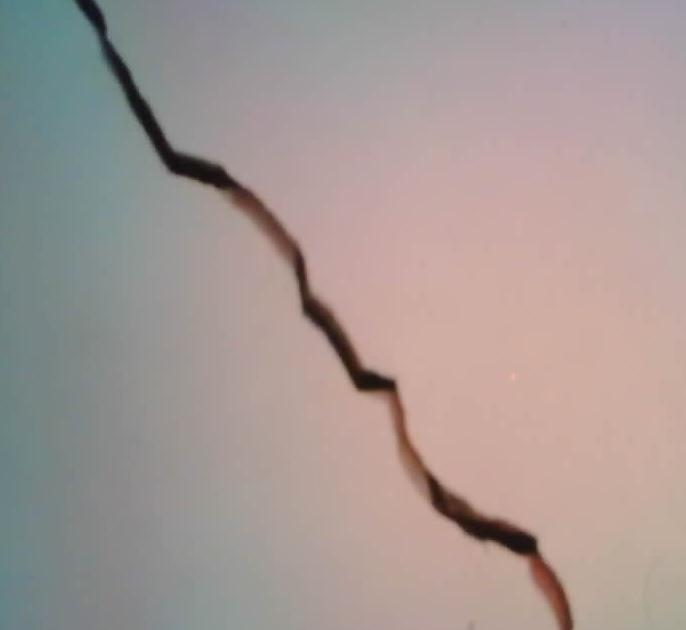
#> input picture sample/1.jpg, 686 x 630 px
$ python -i crack_detection.py   (imports and definitions only)
#> lines starting #> are read from the running program, lines starting #| are printed output that depends on the picture; after the words box and inside, x2 and y2 are one past the last pixel; in counts of white or black regions, pixels touching at a corner belong together
### App/server/canny.py
import numpy as np
import matplotlib.pyplot as plt
from scipy.ndimage import convolve, gaussian_filter
from skimage import io, color
from skimage.measure import label, regionprops


def normalize(img):
    """Normalize the image to range [0, 1]."""
    return (img - img.min()) / (img.max() - img.min())

def sobel_filter(img, direction):
    """Apply Sobel filter in the given direction ('x' or 'y')."""
    Gx = np.array([[-1, 0, 1], [-2, 0, 2], [-1, 0, 1]], dtype=np.float32)
    Gy = np.array([[1, 2, 1], [0, 0, 0], [-1, -2, -1]], dtype=np.float32)
    kernel = Gx if direction == 'x' else Gy

    if img.ndim == 3:  # If the image has 3 channels (e.g., RGB), process each separately
        filtered = np.zeros_like(img, dtype=np.float32)
        for i in range(img.shape[2]):
            filtered[..., i] = convolve(img[..., i], kernel)
        return filtered
    else:  # For grayscale images
        return convolve(img, kernel)

def non_maximum_suppression(magnitude, gradient):
    """Perform non-maximum suppression."""
    M, N = magnitude.shape
    nms = np.zeros((M, N), dtype=np.float32)
    angle = gradient * 180.0 / np.pi  # Convert to degrees
    angle[angle < 0] += 180

    for i in range(1, M - 1):
        for j in range(1, N - 1):
            try:
                q = 255
                r = 255

                # Angle 0
                if (0 <= angle[i, j] < 22.5) or (157.5 <= angle[i, j] <= 180):
                    q = magnitude[i, j + 1]
                    r = magnitude[i, j - 1]
                # Angle 45
                elif 22.5 <= angle[i, j] < 67.5:
                    q = magnitude[i + 1, j - 1]
                    r = magnitude[i - 1, j + 1]
                # Angle 90
                elif 67.5 <= angle[i, j] < 112.5:
                    q = magnitude[i + 1, j]
                    r = magnitude[i - 1, j]
                # Angle 135
                elif 112.5 <= angle[i, j] < 157.5:
                    q = magnitude[i - 1, j - 1]
                    r = magnitude[i + 1, j + 1]

                if magnitude[i, j] >= q and magnitude[i, j] >= r:
                    nms[i, j] = magnitude[i, j]
                else:
                    nms[i, j] = 0

            except IndexError as e:
                pass
    return nms


def edge_detection(img):

    if img.ndim == 3:  # If RGB, convert to grayscale
        img = color.rgb2gray(img)
    img = normalize(img)

    # Apply Gaussian smoothing
    img_smoothed = gaussian_filter(img, sigma=1)

    # Compute Sobel gradients
    Gx = sobel_filter(img_smoothed, 'x')
    Gy = sobel_filter(img_smoothed, 'y')

    # Compute gradient magnitude and direction
    magnitude = np.sqrt(Gx**2 + Gy**2)
    magnitude = normalize(magnitude)  # Normalize the gradient magnitude
    gradient = np.arctan2(Gy, Gx)

    # Apply Non-Maximum Suppression
    nms = non_maximum_suppression(magnitude, gradient)

    # Apply thresholding
    threshold = 0.2  # Adjust as needed
    edges = np.zeros_like(nms)
    edges[nms >= threshold] = 1

    # Find connected components to identify potential crack regions
    labeled_edges = label(edges)
    regions = regionprops(labeled_edges)

    crack_edges = np.zeros_like(edges)

    for region in regions:
        # For cracks, we expect the edges to be narrow, elongated, and relatively close together.
        if region.area > 50:  # Ignore small isolated edges
            if region.eccentricity > 0.8:  # Cracks tend to have higher eccentricity (elongated shape)
                crack_edges[labeled_edges == region.label] = 1

    return crack_edges

### App/server/crack_detection.py
import cv2
import numpy as np
import random
from skimage.morphology import skeletonize
import requests  # Import requests for HTTP operations

from canny import edge_detection


def crack_detection(img):
    # Convert the image to grayscale
    gray_image = cv2.cvtColor(img, cv2.COLOR_BGR2GRAY)

    # Apply a blur to the grayscale image
    blurred_img = cv2.GaussianBlur(gray_image, (3, 3), 0)

    # Thresholding to get a binary image (inverse binary to highlight cracks)
    _, binary_img = cv2.threshold(blurred_img, 127, 255, cv2.THRESH_BINARY_INV)

    # Skeletonize the inverted binary image to get a thin representation of the cracks
    skeleton = skeletonize(binary_img // 255).astype(np.uint8) * 255  # Convert boolean to uint8 for OpenCV

    # Detect edges using a custom edge detection function (replace `edge_detection` with your implementation)
    edges = edge_detection(img)

    # Create a list of edge points for distance calculation
    edge_points = np.column_stack(np.where(edges > 0))

    if len(edge_points) == 0:
        return img, []  # If no edges are detected, return the original image and an empty list

    # Get the coordinates of the skeleton points
    skeleton_points = np.column_stack(np.where(skeleton > 0))

    if len(skeleton_points) == 0:
        return img, []  # If no skeleton points are detected, return original image and an empty list

    # Filter skeleton points to keep only those within a 30-pixel range of the edges
    filtered_skeleton_points = []
    threshold_distance = 10

    for sp in skeleton_points:
        distances = np.sqrt(np.sum((edge_points - sp) ** 2, axis=1))
        if np.any(distances <= threshold_distance):
            filtered_skeleton_points.append(sp)

    filtered_skeleton_points = np.array(filtered_skeleton_points)

    # If no skeleton points remain after filtering, return the original image
    if len(filtered_skeleton_points) == 0:
        return img, []

    # Set the number of perpendicular lines to visualize
    num_perpendicular_lines = 20
    perpendicular_distances = []  # To store the distances of intersections

    # Draw detected edges in red color on the original image
    img_with_edges = img.copy()
    img_with_edges[edges > 0] = [0, 0, 255]  # Red color for edges

    # Iterate to add perpendicular lines
    for _ in range(num_perpendicular_lines):
        # Randomly select a point on the filtered skeleton
        random_point = filtered_skeleton_points[random.randint(0, len(filtered_skeleton_points) - 1)]

        # Get the neighbors for directional vector (choosing nearby points)
        index = np.where((filtered_skeleton_points[:, 0] == random_point[0]) & (filtered_skeleton_points[:, 1] == random_point[1]))[0][0]
        prev_point = filtered_skeleton_points[index - 1] if index > 0 else random_point
        next_point = filtered_skeleton_points[index + 1] if index < len(filtered_skeleton_points) - 1 else random_point

        # Calculate the direction vector and perpendicular vector
        direction_vector = (next_point[0] - prev_point[0], next_point[1] - prev_point[1])
        perpendicular_vector = (-direction_vector[1], direction_vector[0])

        # Normalize the perpendicular vector
        length = np.sqrt(perpendicular_vector[0] ** 2 + perpendicular_vector[1] ** 2)
        if length == 0:  # Avoid division by zero
            continue
        perpendicular_vector = (perpendicular_vector[0] / length, perpendicular_vector[1] / length)

        # Define the length of the perpendicular line
        perpendicular_length = 30

        # Calculate the start and end points of the perpendicular line
        start_perpendicular = (int(random_point[0] - perpendicular_length * perpendicular_vector[0]),
                               int(random_point[1] - perpendicular_length * perpendicular_vector[1]))

        end_perpendicular = (int(random_point[0] + perpendicular_length * perpendicular_vector[0]),
                             int(random_point[1] + perpendicular_length * perpendicular_vector[1]))

        # Draw the perpendicular line on the image with edges
        cv2.line(img_with_edges, (start_perpendicular[1], start_perpendicular[0]),
                 (end_perpendicular[1], end_perpendicular[0]), (0, 255, 0), 2)

        # Detect intersections of the perpendicular line with edges
        intersections = []
        rr, cc = np.linspace(start_perpendicular[0], end_perpendicular[0], num=100).astype(int), \
                 np.linspace(start_perpendicular[1], end_perpendicular[1], num=100).astype(int)

        for r, c in zip(rr, cc):
            if 0 <= r < edges.shape[0] and 0 <= c < edges.shape[1]:
                if edges[r, c] > 0:  # Check if the pixel is part of the edge
                    intersections.append((r, c))

        # If there are intersections, plot them and calculate distance
        if len(intersections) >= 2:
            first_intersection = intersections[0]
            last_intersection = intersections[-1]

            # Plot intersection points
            cv2.circle(img_with_edges, (first_intersection[1], first_intersection[0]), 3, (255, 0, 0), -1)
            cv2.circle(img_with_edges, (last_intersection[1], last_intersection[0]), 3, (255, 0, 0), -1)

            # Calculate the distance between intersections
            distance = np.sqrt((last_intersection[0] - first_intersection[0]) ** 2 +
                               (last_intersection[1] - first_intersection[1]) ** 2)
            if distance > 0:
                perpendicular_distances.append(round(distance, 3))
    import re

    # API endpoint
    url = "http://172.20.10.3/get-distance"

    try:
        # Make the API call
        response = requests.get(url)

        # Check if the request was successful
        if response.status_code == 200:
            # Get the raw text response
            raw_response = response.text.strip()
            print(f"Raw response: {raw_response}")

            # Parse the distance value using regex
            match = re.search(r"Distance \(cm\): ([\d.]+)", raw_response)
            if match:
                distance = float(match.group(1))  # Extract and convert to float
                print(f"Distance fetched from server: {distance} cm")
            else:
                print("Distance value not found in response body.")
        else:
            print(f"Failed to fetch data. HTTP Status Code: {response.status_code}")
    except requests.exceptions.RequestException as e:
        print(f"An error occurred: {e}")
    except ValueError as e:
        print(f"Error parsing distance: {e}")

    perpendicular_distances = [round(d*0.06*distance , 4) for d in perpendicular_distances]
    return img_with_edges, perpendicular_distances

>>> import cv2
>>> picture = cv2.imread('../../sample/1.jpg')
#> picture is the input picture: shape (630, 686, 3); mean B, G, R 149.2, 152.8, 165.4
>>> result = crack_detection(picture)
#> in crack_detection, `_, binary_img = cv2.threshold(blurred_img, 127, 255, cv2.THRESH_BINARY..`:
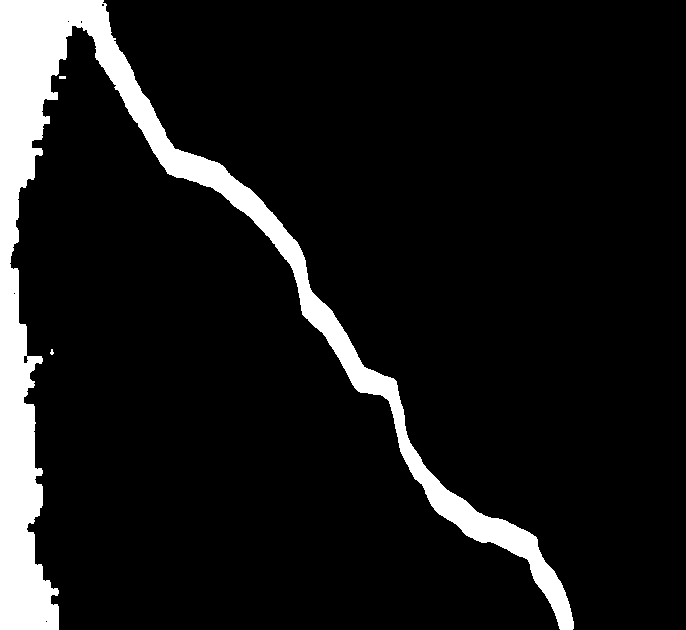
#> binary_img: shape (630, 686); 9.5% white; 3 white regions (1 under 20 px), largest, box (x1, y1, x2, y2) and area: (0, 0, 574, 630) 41172, (59, 76, 66, 79) 21
#> call 2 of sobel_filter, with direction = 'y'
#> in sobel_filter (call 2), `return convolve(img, kernel)`:
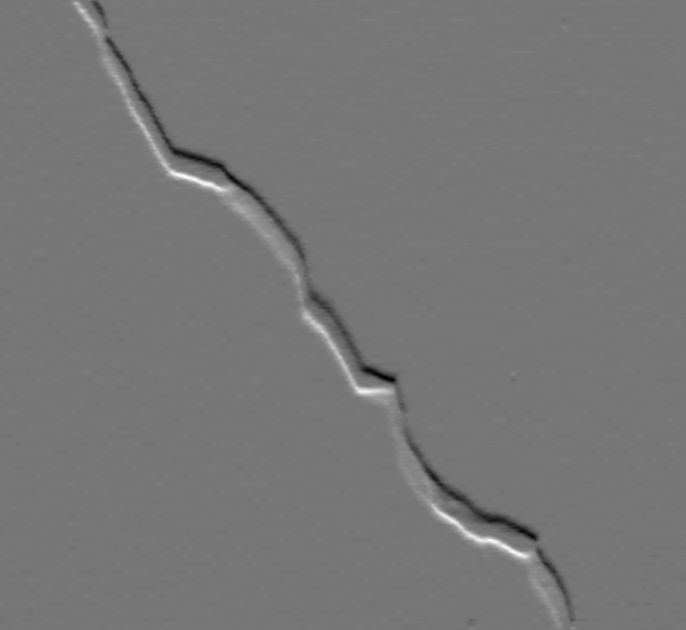
#> returned value: shape (630, 686) float64; min -0.91, max 1.04, mean 0.000302; drawn with min black and max white
#> in edge_detection, `gradient = np.arctan2(Gy, Gx)`:
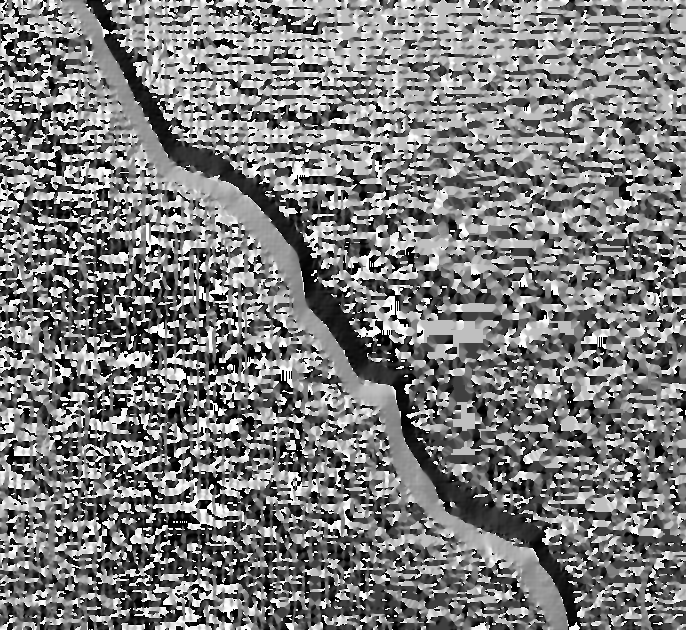
#> gradient: shape (630, 686) float64; min -3.14, max 3.14, mean -0.0677; drawn with min black and max white
#> in non_maximum_suppression, `angle[angle < 0] += 180`:
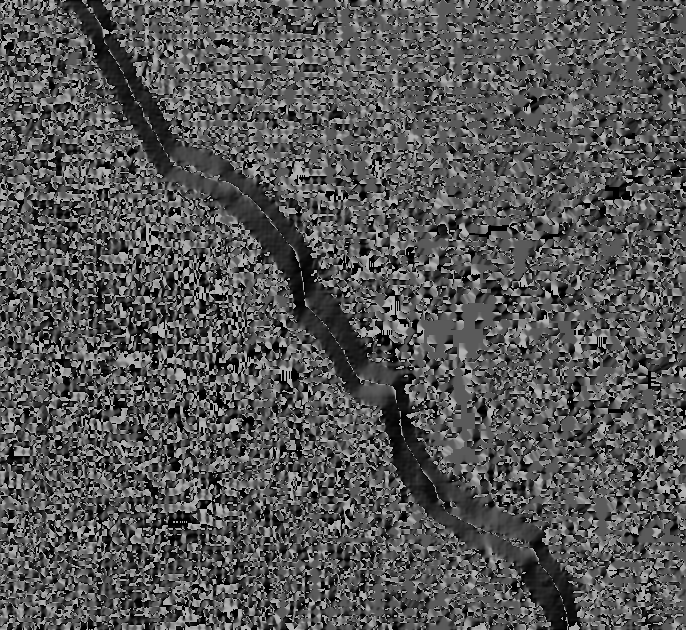
#> angle: shape (630, 686) float64; min 0, max 180, mean 85.9
#> in crack_detection, `edges = edge_detection(img)`:
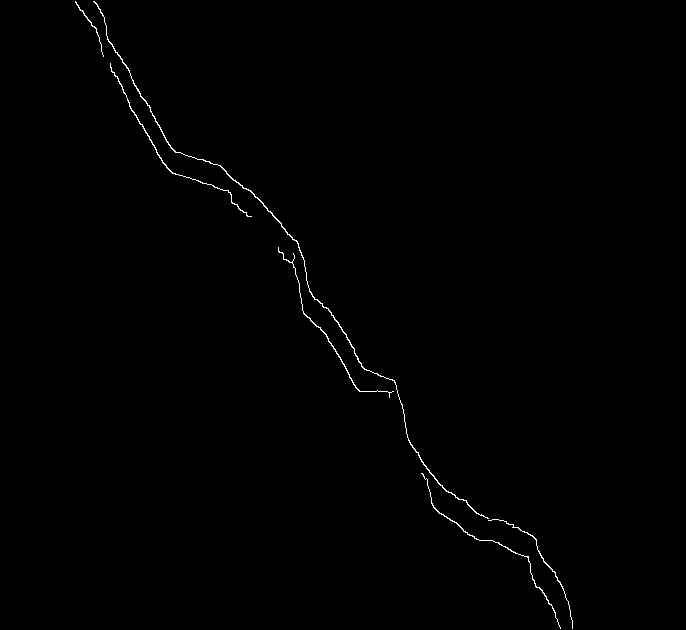
#> edges: shape (630, 686) float32; values 0 (black) and 1 (white), 0.45% white in thin lines or dots, all inside (x1, y1, x2, y2) = (75, 1, 573, 629)
#> in crack_detection, `edge_points = np.column_stack(np.where(edges > 0))`: edge_points = 1954 pairs, first value 1 to 628, second value 75 to 572
#> in crack_detection, `skeleton_points = np.column_stack(np.where(skeleton > 0))`: skeleton_points = 1783 pairs, first value 2 to 625, second value 5 to 569
#> the loop in crack_detection, `for sp in skeleton_points:` made 1783 passes
#> sp on passes 1 to 3: [2, 99], [2, 100], [2, 101]
#> after the loop in crack_detection, `for sp in skeleton_points:`: filtered_skeleton_points = 743 pairs, first value 2 to 625, second value 69 to 569
#> in crack_detection, `img_with_edges[edges > 0] = [0, 0, 255]`:
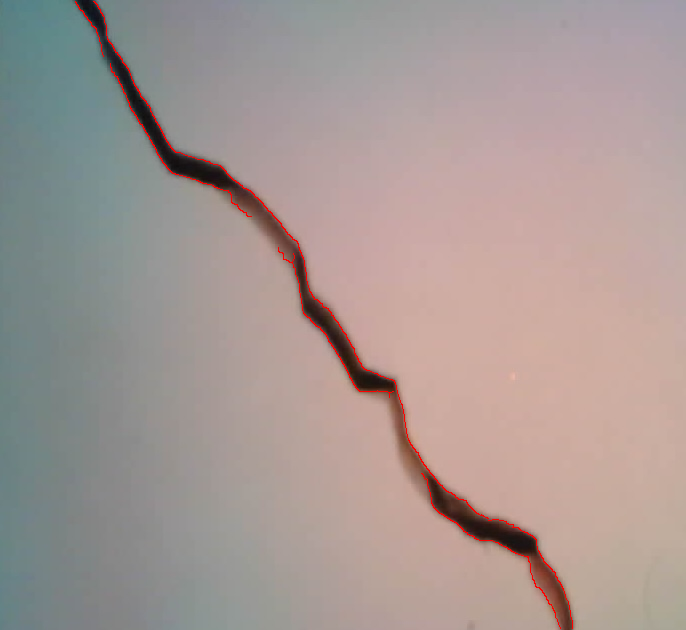
#> img_with_edges: shape (630, 686, 3); 0.45% of pixels changed, all inside (x1, y1, x2, y2) = (75, 1, 573, 629)
#> the loop in crack_detection, `for _ in range(num_perpendicular_lines):` made 20 passes
#> (random_point, index, prev_point, next_point, direction_vector, perpendicular_vector, length, start_perpendicular) on passes 1, 2, 3, 5, 6: ([287, 303], 394, [286, 303], [288, 303], (2, 0), (0, 1), 2, (287, 273)), ([322, 326], 430, [321, 325], [323, 327], (2, 2), (-0.707, 0.707), 2.83, (343, 304)), ([11, 69], 41, [10, 100], [11, 91], (1, -9), (0.994, 0.11), 9.06, (-18, 65)), ([400, 394], 523, [399, 394], [401, 394], (2, 0), (0, 1), 2, (400, 364)), ([383, 374], 497, [383, 373], [384, 375], (1, 2), (-0.894, 0.447), 2.24, (409, 360))
#> after the loop in crack_detection, `for _ in range(num_perpendicular_lines):`:
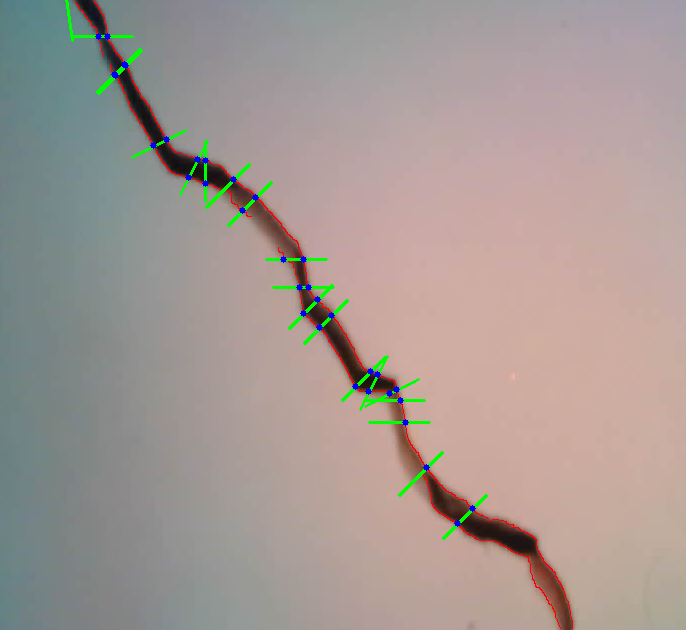
#> img_with_edges: shape (630, 686, 3); 0.93% of pixels changed, all inside (x1, y1, x2, y2) = (65, 0, 488, 540)
#> after the loop in crack_detection, `for _ in range(num_perpendicular_lines):`: perpendicular_distances = [9, 16.97, 23, 19.23, 19.8, 18.39, 21.21, 20, 14.32, 8.06, 14.14, 14.14, 9, 21.21, 20.12]
#> (the run stopped early here; a loop or call above may not have finished)
